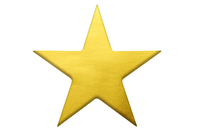
#> input picture contours_convex_hull_convexity/star.jpg, 200 x 133 px
$ python Conves_hull.py
#> lines starting #> are read from the running program, lines starting #| are printed output that depends on the picture; after the words box and inside, x2 and y2 are one past the last pixel; in counts of white or black regions, pixels touching at a corner belong together
import cv2
import numpy  as  np

img = cv2.imread("star.jpg")
#> img is the input picture: shape (133, 200, 3); mean B, G, R 216.6, 242.6, 248.8
gray = cv2.cvtColor(img , cv2.COLOR_BGR2GRAY)
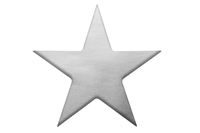
#> gray: shape (133, 200); min 63, max 255, mean 241.5
blur = cv2.blur(gray , (3,3))
ret , thresh = cv2.threshold(blur , 250 ,255 , cv2.THRESH_BINARY)
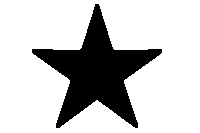
#> thresh: shape (133, 200); 77.7% white; 1 black region


cv2.imshow("img" , img)
cv2.imshow("gray" , gray)
cv2.imshow("blur" , blur)
cv2.imshow("thresh" , thresh)


countours , hiearchy = cv2.findContours(thresh , cv2.RETR_TREE, cv2.CHAIN_APPROX_SIMPLE)
#> countours = 2 contours; box (x1, y1, x2, y2) and area: (0, 0, 200, 133) 26268, (31, 3, 163, 129) 6168; hiearchy = [[-1, -1, 1, -1], [-1, -1, -1, 0]]
hull = []


for i in range(len(countours)):
    hull.append(cv2.convexHull(countours[i], False))
#> this loop made 2 passes
#> after the loop, hull = 2 contours; box (x1, y1, x2, y2) and area: (0, 0, 200, 133) 26268, (31, 3, 163, 129) 11600
bg = np.zeros((thresh.shape[0] , thresh.shape[1] ,3 ), np.uint8)

for i in range(len(countours)):
    cv2.drawContours(bg, countours , i , (255,0,0), 3 ,8 ,hiearchy)  #kenar
    cv2.drawContours(bg, hull , i , (0,255,0) , 1 ,8)  #ortu
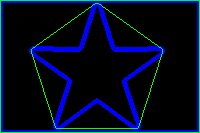
#> bg: shape (133, 200, 3); mean of channels 0, 1, 2 33.3, 9.9, 0; drawn as B, G, R

cv2.imshow("bg" , bg)

cv2.waitKey(0)
cv2.destroyAllWindows()

$ run again, with contours_convex_hull_convexity/apple.jpg copied over contours_convex_hull_convexity/star.jpg
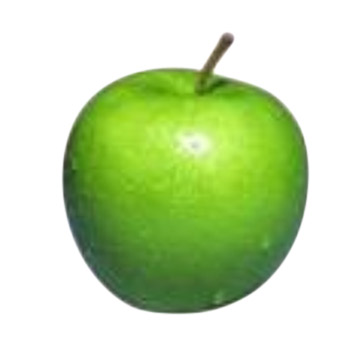
#> input picture contours_convex_hull_convexity/apple.jpg, 360 x 360 px
#> img is the input picture: shape (360, 360, 3); mean B, G, R 177.5, 221.6, 200.8
#> `ret , thresh = cv2.threshold(blur , 250 ,255 , cv2.THRESH_BINARY)`:
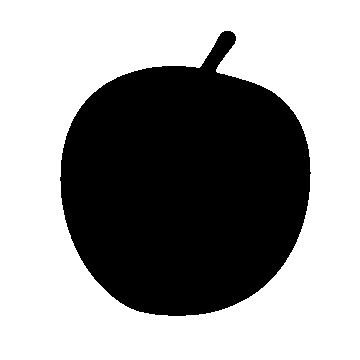
#> thresh: shape (360, 360); 60.5% white; 1 black region
#> countours = 2 contours; box (x1, y1, x2, y2) and area: (0, 0, 360, 360) 128881, (59, 30, 312, 317) 51565; hiearchy = [[-1, -1, 1, -1], [-1, -1, -1, 0]]
#> the loop `for i in range(len(countours)):` made 2 passes
#> after the loop `for i in range(len(countours)):`: hull = 2 contours; box (x1, y1, x2, y2) and area: (0, 0, 360, 360) 128881, (59, 30, 312, 317) 54146
#> after the loop `for i in range(len(countours)):`:
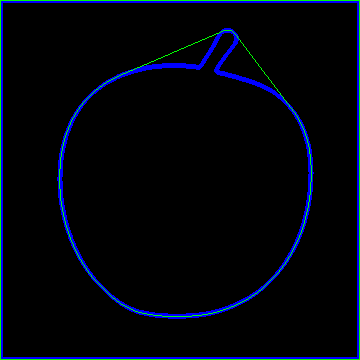
#> bg: shape (360, 360, 3); mean of channels 0, 1, 2 12.3, 4.3, 0; drawn as B, G, R
